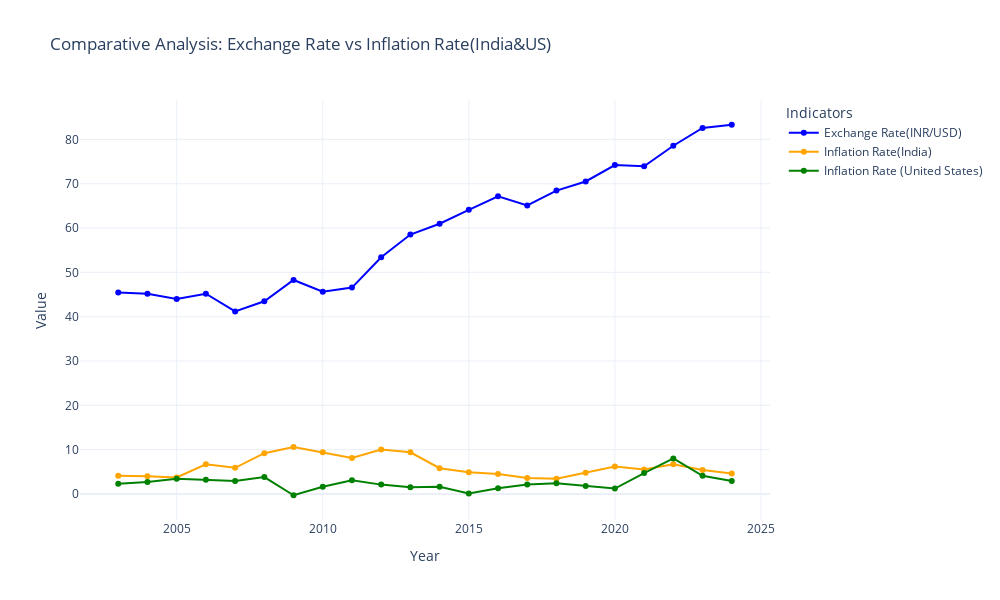

Here is the notebook cell this chart was saved with:
### Markdown cell above
1. Exchange Rate vs. Inflation Rate (India): The correlation coefficient is approximately -0.34, which indicates a weak negative relationship. It suggests that as inflation in India increases, the INR tends to depreciate against the USD, though the relationship is not very strong.
2. Exchange Rate vs. Inflation Rate (United States): The correlation coefficient is approximately 0.24, which indicates a weak positive relationship. It suggests that higher inflation in the United States might be associated with a depreciation of the USD against the INR, but again, the relationship is not strong.
3. Inflation Rate (India) vs. Inflation Rate (United States): The correlation between the inflation rates of India and the United States is very weak and negative (-0.12), which indicates that the inflation rates in these two countries do not move together.

### Code cell
fig = go.Figure()

fig.add_trace(go.Scatter(x=merged_df['Year'],
                        y=merged_df['Exchange Rate(INR/USD)'],
                        mode='lines+markers',
                        name='Exchange Rate(INR/USD)',
                        line=dict(color='blue')))

fig.add_trace(go.Scatter(x=merged_df['Year'],
                        y=merged_df['Inflation Rate(India)'],
                        mode='lines+markers',
                        name='Inflation Rate(India)',
                        line=dict(color='orange')))

fig.add_trace(go.Scatter(x=merged_df['Year'],
                        y=merged_df['Inflation Rate (United States)'],
                        mode='lines+markers',
                        name='Inflation Rate (United States)',
                        line=dict(color='green')))

fig.update_layout(title='Comparative Analysis: Exchange Rate vs Inflation Rate(India&US)',
                 xaxis_title='Year',
                 yaxis_title='Value',
                 legend_title_text='Indicators',
                 template='plotly_white',
                 height=600,
                 width=1000)

fig.show()

### Figure 1 — Plotly figure (JSON) as saved in the notebook; plotly's stock layout.template omitted (floating-point values rounded to 4 significant figures)
{"data": [{"line": {"color": "blue"}, "mode": "lines+markers", "name": "Exchange Rate(INR/USD)", "type": "scatter", "x": [2003, 2004, 2005, 2006, 2007, 2008, 2009, 2010, 2011, 2012, 2013, 2014, 2015, 2016, 2017, 2018, 2019, 2020, 2021, 2022, 2023, 2024], "y": [45.48, 45.19, 44.0, 45.18, 41.19, 43.46, 48.28, 45.62, 46.56, 53.4, 58.53, 60.97, 64.12, 67.17, 65.11, 68.45, 70.51, 74.22, 73.94, 78.58, 82.58, 83.31]}, {"line": {"color": "orange"}, "mode": "lines+markers", "name": "Inflation Rate(India)", "type": "scatter", "x": [2003, 2004, 2005, 2006, 2007, 2008, 2009, 2010, 2011, 2012, 2013, 2014, 2015, 2016, 2017, 2018, 2019, 2020, 2021, 2022, 2023, 2024], "y": [4.1, 4, 3.7, 6.7, 5.9, 9.2, 10.6, 9.4, 8.1, 10, 9.4, 5.8, 4.9, 4.5, 3.6, 3.4, 4.8, 6.2, 5.5, 6.7, 5.4, 4.6]}, {"line": {"color": "green"}, "mode": "lines+markers", "name": "Inflation Rate (United States)", "type": "scatter", "x": [2003, 2004, 2005, 2006, 2007, 2008, 2009, 2010, 2011, 2012, 2013, 2014, 2015, 2016, 2017, 2018, 2019, 2020, 2021, 2022, 2023, 2024], "y": [2.3, 2.7, 3.4, 3.2, 2.9, 3.8, -0.3, 1.6, 3.1, 2.1, 1.5, 1.6, 0.1, 1.3, 2.1, 2.4, 1.8, 1.2, 4.7, 8, 4.1, 2.9]}], "layout": {"height": 600, "legend": {"title": {"text": "Indicators"}}, "title": {"text": "Comparative Analysis: Exchange Rate vs Inflation Rate(India&US)"}, "width": 1000, "xaxis": {"title": {"text": "Year"}}, "yaxis": {"title": {"text": "Value"}}}}
